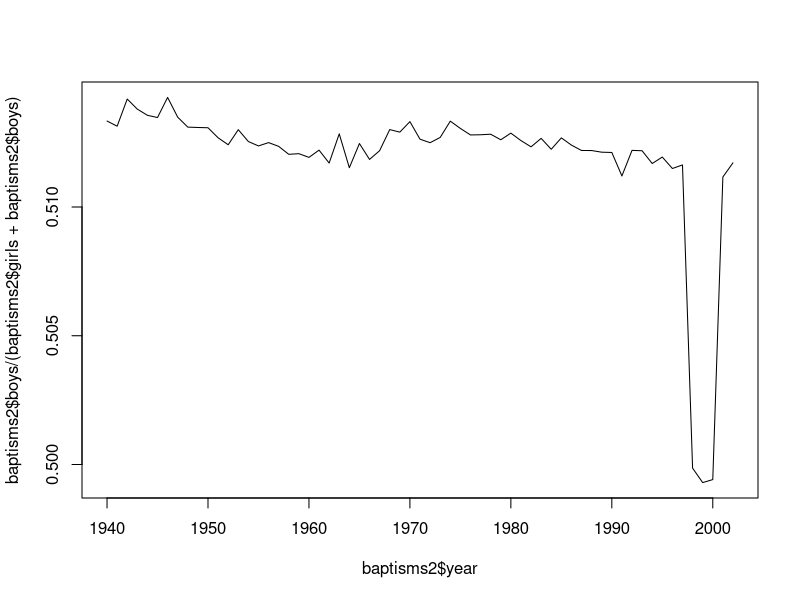
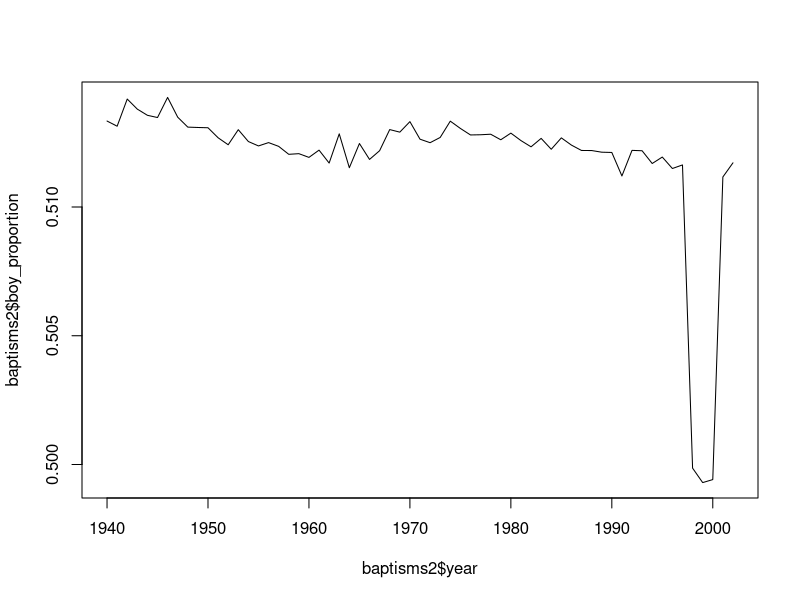

Reproduce these figures in R, in order.
# Intro to R lab 1 answers

# Load file
setwd("C:/Users/klankowicz/Documents/GitHub/CBASS/Learning_R")
baptisms2 <- read.csv('us_baptisms.csv')

# Overview of data
summary(baptisms2)
dim(baptisms2)
colnames(baptisms2)
# Years: 1940-2002. Dimensions: 63 rows, 3 columns. Names: years, boys, girls

# Line plot
plot(baptisms2$year, baptisms2$boys / (baptisms2$girls + baptisms2$boys), type='l')
# OR, you could do
baptisms2$boy_proportion <- baptisms2$boys / (baptisms2$girls + baptisms2$boys)
plot(baptisms2$year, baptisms2$boy_proportion, type='l')
# Either way, higher proportion of boys to girls with slight decreasing trend. 
# Massive dip in proportion near end of dataset. Most years have more boys.

# Total number
sum(baptisms2$boys + baptisms2$girls)

# Years with more girls
baptisms2$year[baptisms2$girls > baptisms2$boys]
